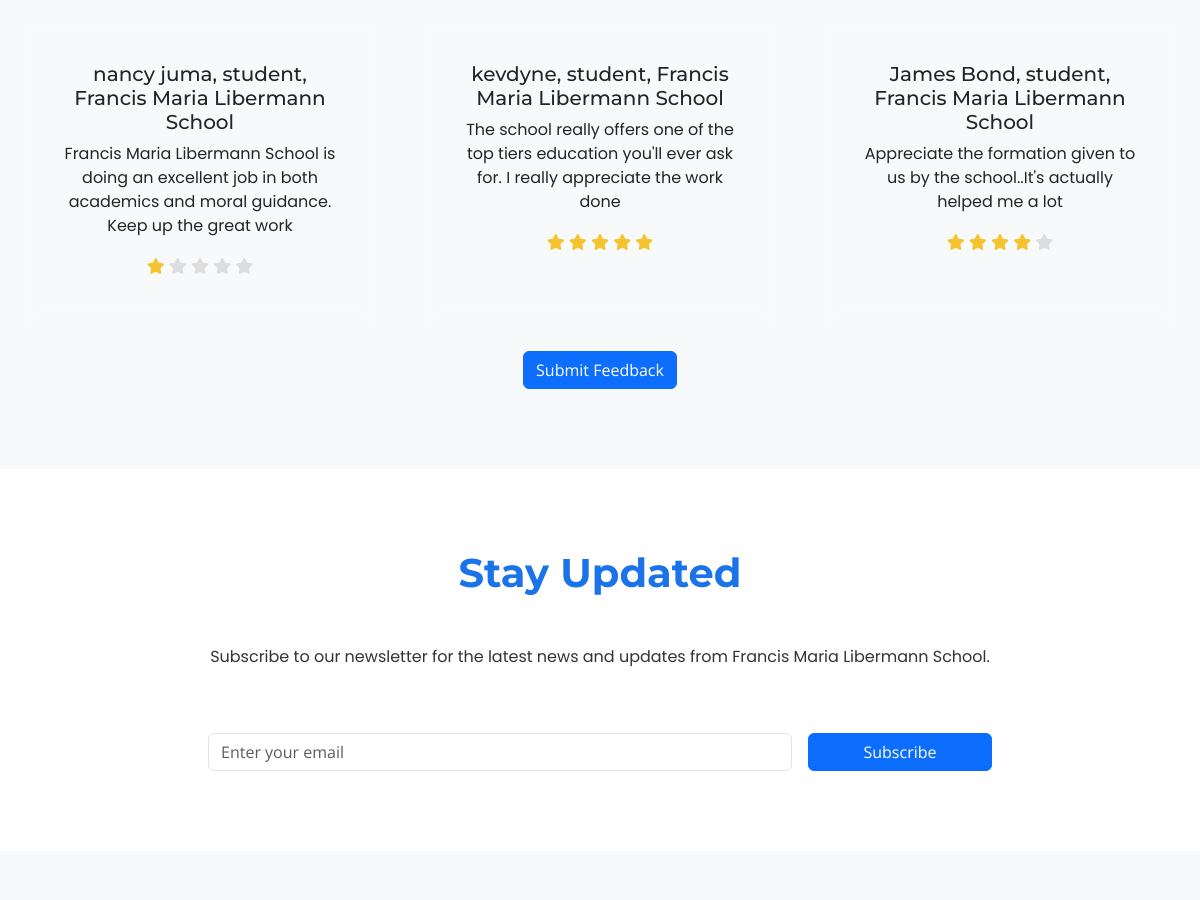
Before: / (middle part) with the older database file.
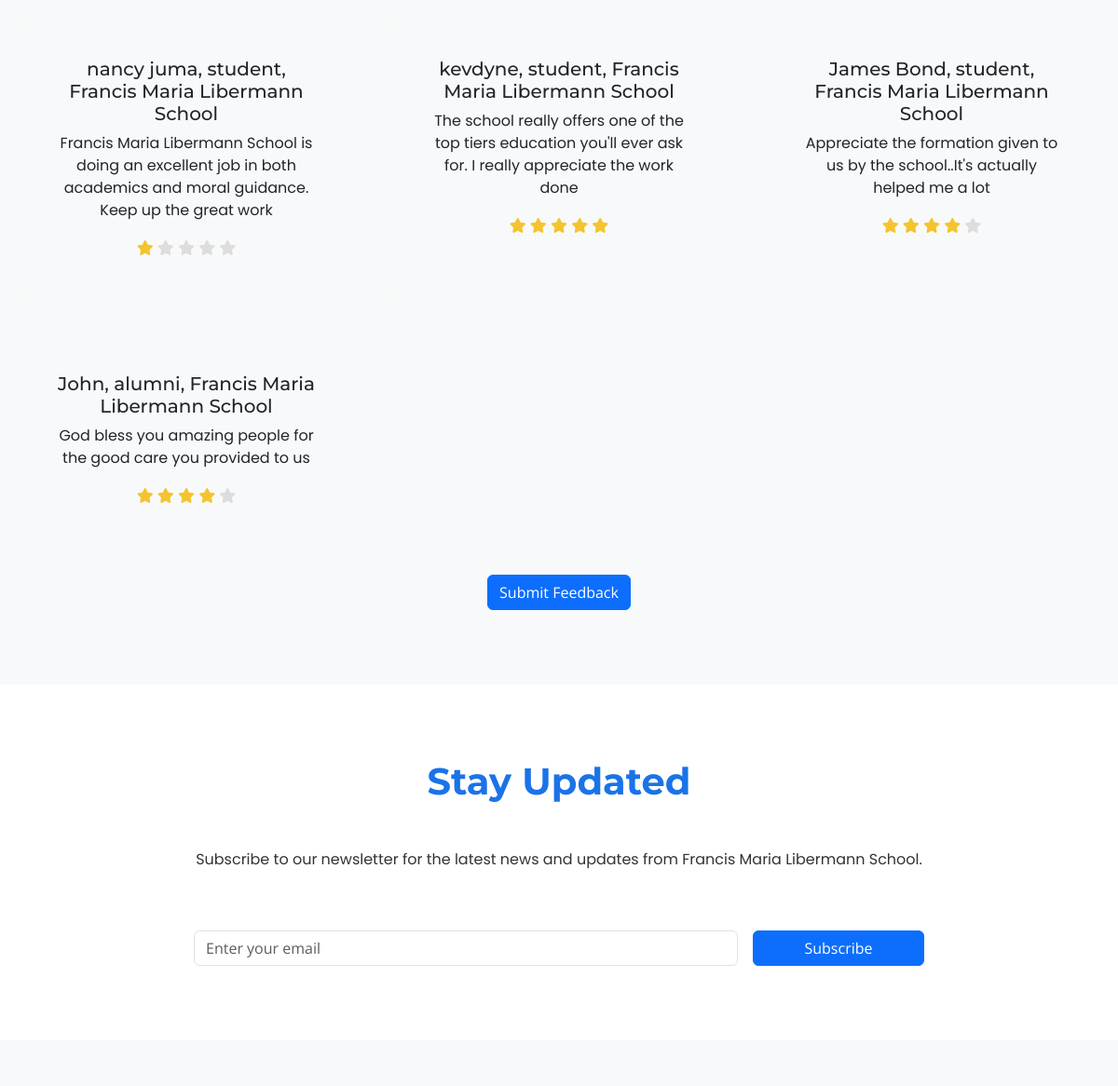
After: the same page with the newer database file.
### app/models.py (models this page shows, shortened)
class Feedback(db.Model):
    id = db.Column(db.Integer, primary_key=True)
    name = db.Column(db.String(100), nullable=False)
    role = db.Column(db.String(50), nullable=False)
    comment = db.Column(db.Text, nullable=False)
    rating = db.Column(db.Integer, nullable=False)
    approved = db.Column(db.Boolean, default=False)
    created_at = db.Column(db.DateTime, default=datetime.utcnow)

### app/routes.py (the view)
@main.route('/')
def index():
    feedback_list = Feedback.query.filter_by(approved=True).all()
    return render_template('index.html', feedback_list=feedback_list, current_page='index')

### app/templates/index.html (shortened to what this page needs)
{% extends "base.html" %}
{% block content %}
    <section id="student-feedback" class="section bg-light" data-aos="fade-up">
        <div class="container">
            <div class="row">
                {% for feedback in feedback_list %}
                    <div class="col-md-4 mb-4">
                        <div class="card h-100 glass-card" data-tilt>
                            <div class="card-body text-center">
                                <h5 class="card-title" data-translate="{{ feedback.name }}, {{ feedback.role }}, Francis Maria Libermann School">{{ feedback.name }}, {{ feedback.role }}, Francis Maria Libermann School</h5>
                                <p class="card-text" data-translate="{{ feedback.comment }}">{{ feedback.comment }}</p>
                                <div class="star-rating">
                                    {% for i in range(feedback.rating) %}
                                        <span class="fa fa-star checked" aria-hidden="true"></span>
                                    {% endfor %}
                                    {% for i in range(5 - feedback.rating) %}
                                        <span class="fa fa-star" aria-hidden="true"></span>
                                    {% endfor %}
                                </div>
                            </div>
                        </div>
                    </div>
                {% endfor %}
            </div>
            <div class="text-center">
                <a href="{{ url_for('main.feedback') }}" class="btn btn-primary" data-translate="Submit Feedback">Submit Feedback</a>
            </div>
        </div>
    </section>
    <section id="newsletter" class="section bg-white" data-aos="fade-up">
        <div class="container">
            <h2 class="section-title" data-translate="Stay Updated">Stay Updated</h2>
            <p class="text-center mb-5" data-translate="Subscribe to our newsletter for the latest news and updates from Francis Maria Libermann School.">
                Subscribe to our newsletter for the latest news and updates from Francis Maria Libermann School.
            </p>
            <form action="{{ url_for('main.subscribe') }}" method="POST" class="row g-3 justify-content-center" data-ajax="true">
                <div class="col-md-6">
                    <input type="email" name="email" class="form-control" placeholder="Enter your email" aria-label="Email" required>
                </div>
                <div class="col-md-2">
                    <button type="submit" class="btn btn-primary w-100" data-translate="Subscribe">Subscribe</button>
                </div>
            </form>
        </div>
    </section>
    <section id="plan-visit" class="section bg-light" data-aos="fade-up">
    </section>
{% endblock %}

Changed rows visible on the page:
added Feedback: name "John", role "alumni", comment "God bless you amazing people for the good care you provided to us", rating 4 (drawn)
